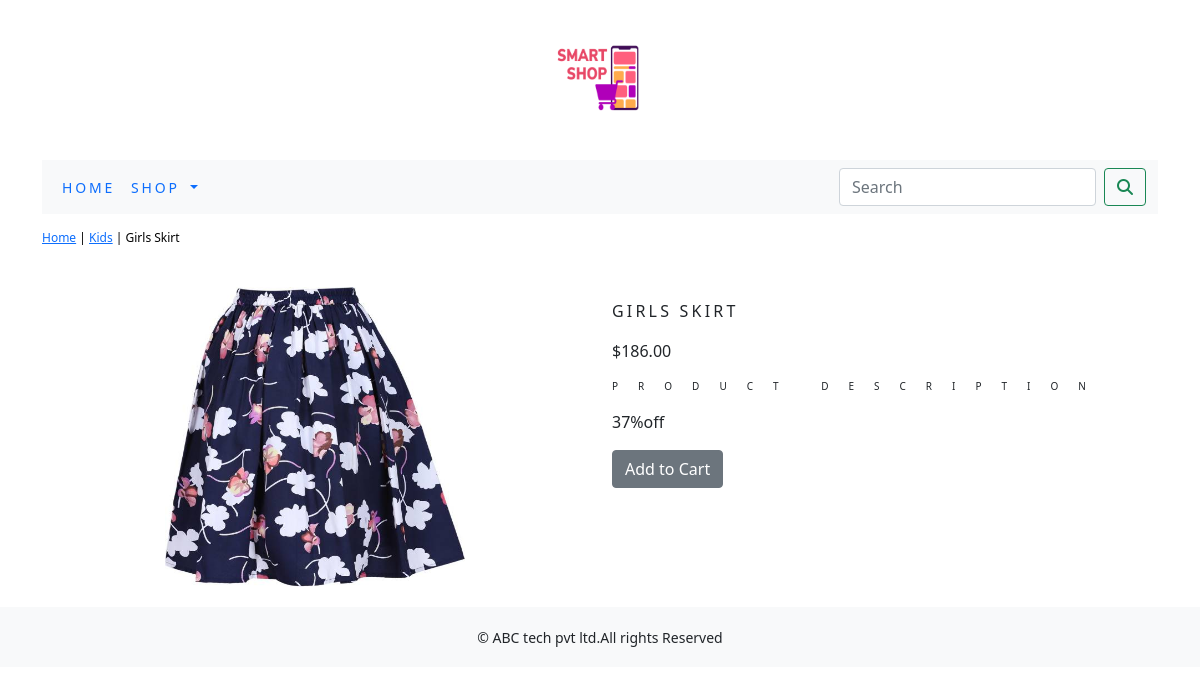
/shop/kids/girls-skirt/, run on the app's committed database.
### shop/models.py (models this page shows, shortened)
class Product(models.Model):
    name=models.CharField(max_length=250,unique=True)
    slug=models.SlugField(max_length=250,unique=True)
    description=models.TextField(blank=True)
    price=models.DecimalField(max_digits=10,decimal_places=2)
    category=models.ForeignKey(Category,on_delete=models.CASCADE)
    image=models.ImageField(upload_to='product',blank=True)
    stock=models.IntegerField()
    available=models.BooleanField(default=True)
    created=models.DateTimeField(auto_now_add=True)
    updated=models.DateTimeField(auto_now=True)
    class Meta:
        ordering=('name',)
        verbose_name='product'
        verbose_name_plural='products'

class Category(models.Model):
    name=models.CharField(max_length=250,unique=True)
    slug=models.SlugField(max_length=250,unique=True)
    description=models.TextField(blank=True)
    image=models.ImageField(upload_to='category',blank=True)
    class Meta:
        ordering=('name',)
        verbose_name='category'
        verbose_name_plural='categories'
    def get_url(self):
        return reverse('shop:products_by_category',args=[self.slug])
    def __str__(self):
        return '{}'.format(self.name)

### shop/views.py (the view)
# urls.py: path('<slug:c_slug>/<slug:product_slug>/',views.proDetail,name='prodCatdetail'),
def proDetail(request,c_slug,product_slug):
    try:
        product=Product.objects.get(category__slug=c_slug,slug=product_slug)
    except Exception as e:
        raise e
    return render(request,'product.html',{'product':product})

### cart/context_processors.py (called while the page is built)
def count(request):
    item_count=0
    if 'admin' in request.path:
        return { }
    else:
        try:
            cart=Cart.objects.filter(cart_id=_cart_id(request))
            cart_items=CartItem.objects.all().filter(cart=cart[:1])
            for cart_item in cart_items:
                item_count += cart_item.quantity
        except Cart.DoesNotExist:
            item_count=0
    return dict(item_count=item_count)

### cart/views.py (called while the page is built)
def _cart_id(request):
    cart=request.session.session_key
    if not cart:
        cart=request.session.create()
    return cart

### shop/context_processors.py (called while the page is built)
def menu_links(request):
    links=Category.objects.all()
    return dict(links=links)

### Templates/product.html (shortened to what this page needs)
{% extends 'base.html' %}
{% load static %}
{% block content %}
<div class="row my_prod_row_class">
    <div class="mx_auto">
        <p><a href="{% url 'shop:allProdCat' %}">Home</a> | <a href="{{product.category.get_url}}">{{product.category}}</a> | {{product.name}}</p>
    </div>
<div class="container">
<br>
<div class="row">
    <div class="col-12 col-sm-12 col-md-12 col-lg-6 text-center">
        <div style="min-width:18rem">
            <img src="{{product.image.url}}" width="300px" height="300px" alt="{{product.name}}">
        </div>
    </div>
    <div class="col-12 col-sm-12 col-md-12 col-lg-6">
        <div>
            <h1 class="my_prod_title">{{product.name}}</h1>
            <p>${{product.price}}</p>
            <p class="my_title">Product Description</p>
            <p class="test_justify my_prod_text">{{product.description}}</p>
            {% if product.stock <= 0 %}
              <p class="test_justify my_prod_text"><b>Out of Stock</b></p>
            {% else %}
              <a class="btn btn-secondary" href="{% url 'cart:add_cart' product.id %}">Add to Cart</a>
            {% endif %}
        </div>
    </div>
</div>
</div>
</div>
{% endblock %}

### static/css/custom.css (style rules this page uses)
body { font-family: 'Roboto', sans-serif; }
.my_title { font-size:10px; text-transform:uppercase; letter-spacing:2em; }
.my_prod_row_class { padding-top:15px; padding-bottom:20px; }
.my_prod_row_class .mx_auto { color:#000; font-size:12px; text-decoration:none; }
.my_prod_title { font-size:16px; text-transform:uppercase; letter-spacing:.2em; padding-top:15px; padding-bottom:10px; }
.my_prod_text { padding-right:20px; }

### data on the page
Product: category "Kids", name "Girls Skirt", image (picture), name "GIRLS SKIRT", price "186.00", description "37%off"
